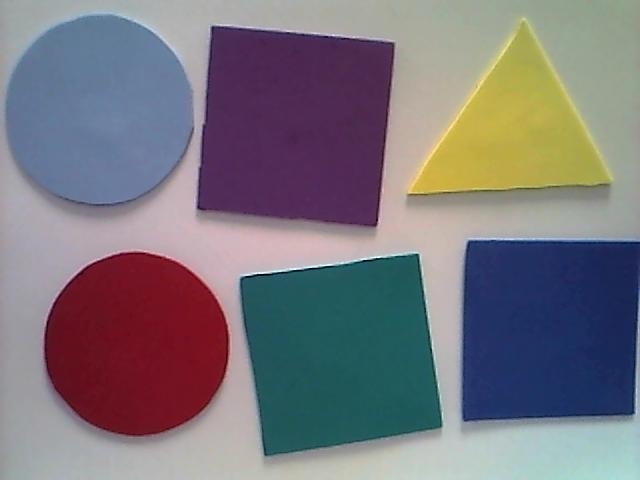
#> input picture eri.jpeg, 640 x 480 px
$ jupyter execute Untitled1.ipynb
#> lines starting #> are read from the running program, lines starting #| are printed output that depends on the picture; after the words box and inside, x2 and y2 are one past the last pixel; in counts of white or black regions, pixels touching at a corner belong together
[cell 1]
import numpy as np
from matplotlib import pyplot as plt
from tqdm import tqdm
from PIL import Image

[cell 2]
to_gray = lambda img:np.sum(img.copy() * [.299,.587,.114], axis=-1)

[cell 3]
img = np.array(Image.open('eri.jpeg'))#[:,:,:-1]
#> img is the input picture: shape (480, 640, 3); mean R, G, B 121.3, 117.4, 124.4
img_g = to_gray(np.array(img)).astype(int)
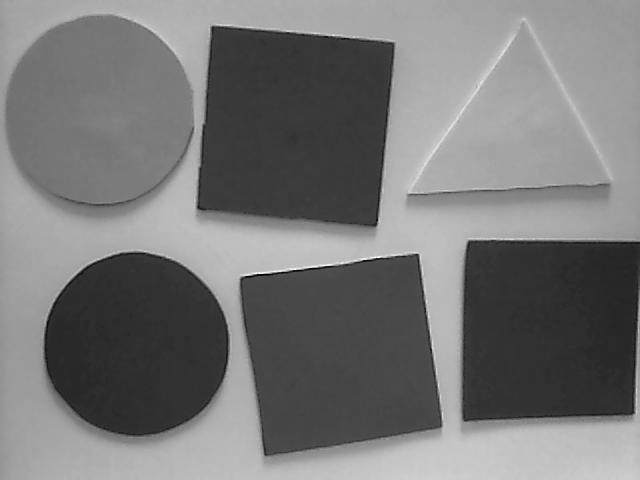
#> img_g: shape (480, 640) int64; min 4, max 251, mean 118.9

[cell 4]
def apply_mask(image, kernel):
    new_img = np.zeros(image.shape)
    for i in range(img_g.shape[0]-kernel.shape[0]):
        for j in range(img_g.shape[1]-kernel.shape[1]):
            new_img[i+kernel.shape[0],j+kernel.shape[1]] = np.sum(img_g[i:i+kernel.shape[0],j:j+kernel.shape[1]] * kernel)
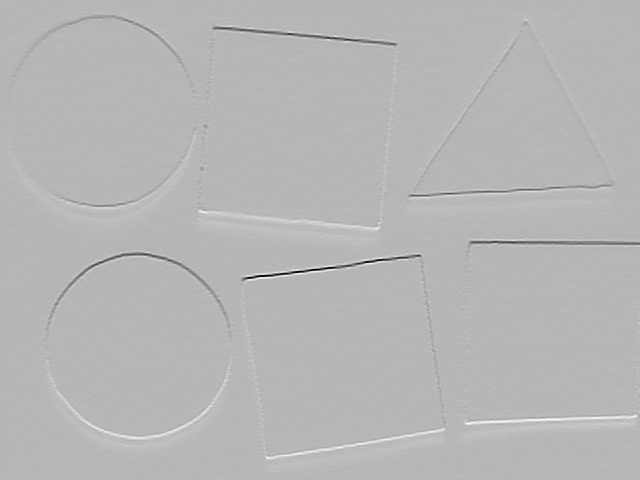
#> new_img: shape (480, 640) float64; min -946, max 374, mean 0.4; drawn with min black and max white
    return new_img

def border_detection(image, kernel1, kernel2, th):
    img_k1 = abs(apply_mask(image, kernel1))
    img_k2 = abs(apply_mask(image, kernel2))
#> after the loop in apply_mask (call 2), `for i in range(img_g.shape[0]-kernel.shape[0]):`:
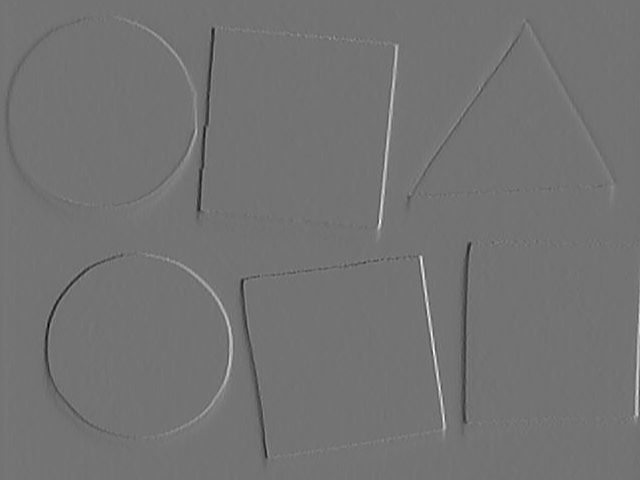
#> new_img: shape (480, 640) float64; min -572, max 690, mean -0.1; drawn with min black and max white

    img_k1[img_k1 < th] = 0
    img_k1[img_k1 > 0] = 1
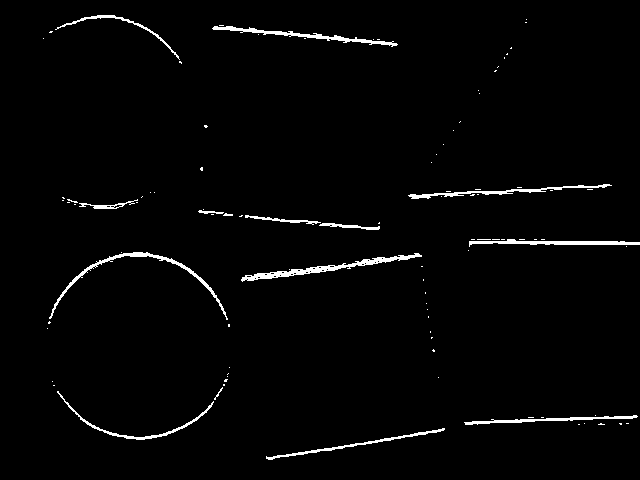
#> img_k1: shape (480, 640) float64; values 0 (black) and 1 (white), 2% white; 99 white regions (84 under 20 px), largest, box (x1, y1, x2, y2) and area: (241, 253, 422, 282) 890, (49, 252, 228, 320) 749, (212, 26, 398, 47) 674

    img_k2[img_k2 < th] = 0
    img_k2[img_k2 > 0] = 1
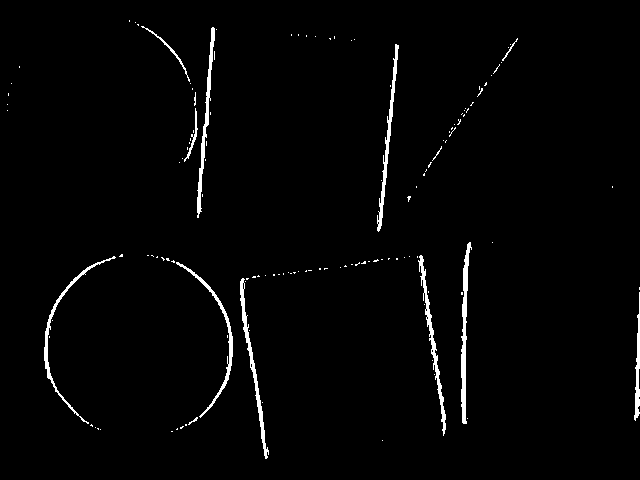
#> img_k2: shape (480, 640) float64; values 0 (black) and 1 (white), 1.9% white; 131 white regions (117 under 20 px), largest, box (x1, y1, x2, y2) and area: (461, 242, 472, 424) 791, (418, 255, 446, 436) 703, (240, 278, 269, 459) 696

    fig, axs = plt.subplots(2,2)

    fig.set_size_inches(10, 6)
    axs[0,0].imshow(image,cmap="gray")
    axs[0,1].imshow(img_k1,cmap="gray",vmin=0, vmax=1)
    axs[1,0].imshow(img_k2,cmap="gray",vmin=0, vmax=1)
    axs[1,1].imshow(img_k1 + img_k2,cmap="gray",vmin=0, vmax=1)
    plt.show()
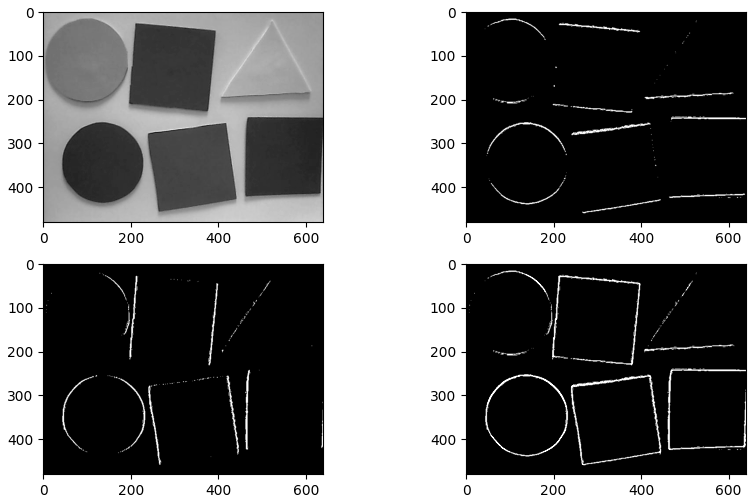
#> figure drawn by matplotlib, 4 panels
    return img_k1 + img_k2
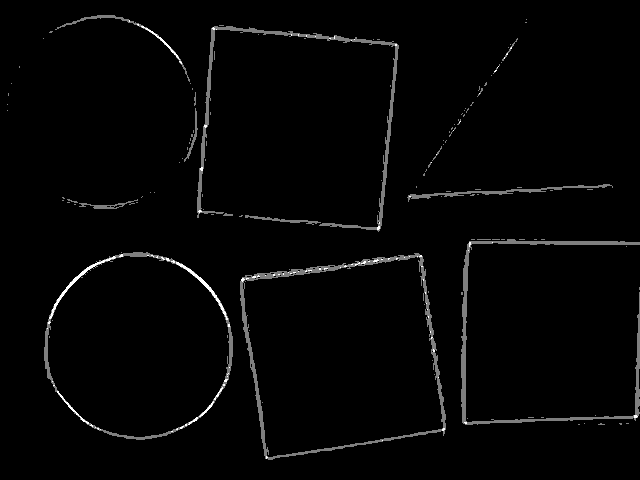
#> returned value: shape (480, 640) float64; min 0, max 2, mean 0.0394; drawn with min black and max white

def resize(img, resolution, th):
#> called with resolution = 0.2, th = 1
    f = 1//resolution
    new_size = (int(img.shape[0]/f),int(img.shape[1]/f))
#> new_size = (120, 160)
    new_img = np.zeros(new_size)
    for i in range(new_size[0]):
        for j in range(new_size[1]):
            new_img[i,j] = np.sum(img[int(i*f):int((i+1)*f),int(j*f):int((j+1)*f)])
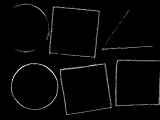
#> new_img: shape (120, 160) float64; min 0, max 27, mean 0.6; drawn with min black and max white
    new_img[new_img >= th] = 1
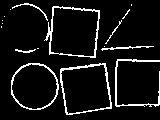
#> new_img: shape (120, 160) float64; values 0 (black) and 1 (white), 8.1% white in thin lines or dots
    plt.imshow(new_img,cmap="gray" )
    plt.show()
    return new_img

[cell 5]
def walker(img, initial_seed, iters, min_iter, max_tries):
#> called with initial_seed = array of shape (1, 2), iters = 1500, min_iter = 40, max_tries = 100
    for j in tqdm(range(max_tries)):
        im = img.copy()
        path = []
        seed = initial_seed.copy()
        directions = np.array([
            [1,2,3],
            [8,9,4],
            [7,6,5],
        ])

        im[seed[0][0],seed[0][1]]= -20

        seeds_hist = []
        seeds_hist.append(seed)
        save_ims = []

        seeds_hist.append(im.copy())

        for i in range(iters):
            img_copy = im.copy()
            mask = im[seed[0][0]-1:seed[0][0]+2,seed[0][1]-1:seed[0][1]+2].copy()

            a = directions[mask == 1]
            if len(a)==0:

                steps_counter = int(len(seeds_hist)//1.02)
                seeds_hist = seeds_hist[:steps_counter]
                path = path[:steps_counter]
                save_ims = save_ims[:steps_counter]

                seed = seeds_hist[-1]
                im = save_ims[-1].copy()

            else:
                #print(f"------------{len(seeds_hist)}-----------")
                b = np.random.choice(a)

                path.append(b)
                im[seed[0][0]-1:seed[0][0]+2,seed[0][1]-1:seed[0][1]+2][directions == b] = -directions[directions == b]

                seed = np.argwhere(im != img_copy)
                seeds_hist.append(seed)
                save_ims.append(im.copy())
                if (np.abs(seed[0,0]-initial_seed[0,0])<=1).any() and (np.abs(seed[0,1]-initial_seed[0,1])<=1).any() and i > min_iter:
                    print("End")
                    plt.imshow(im)
                    return(path)
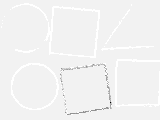
#> im: shape (120, 160) float64; min -20, max 1, mean 0.00161; drawn with min black and max white

    print("Failed")
    return(0)


                #print("--------------")

[cell 6]
print("-"*40+ "Sobel" + "-"*40)
th = 100
kernel1 = np.array([
        [-1,-2,-1],
        [0,0,0],
        [1,2,1]
])
kernel2 = np.array([
        [-1,0,1],
        [-2,0,2],
        [-1,0,1]
])
im = border_detection(img_g, kernel1, kernel2, th)

[cell 7]
ima = resize(im, .2, 1)

[cell 8]
sequence =walker(ima, np.array([[102,110]]), 1500, 40,100)
#> sequence = 267 values, max 8 at index 13, min 1 at index 11, mean 4.66

$ run again, with ex.jpeg copied over eri.jpeg
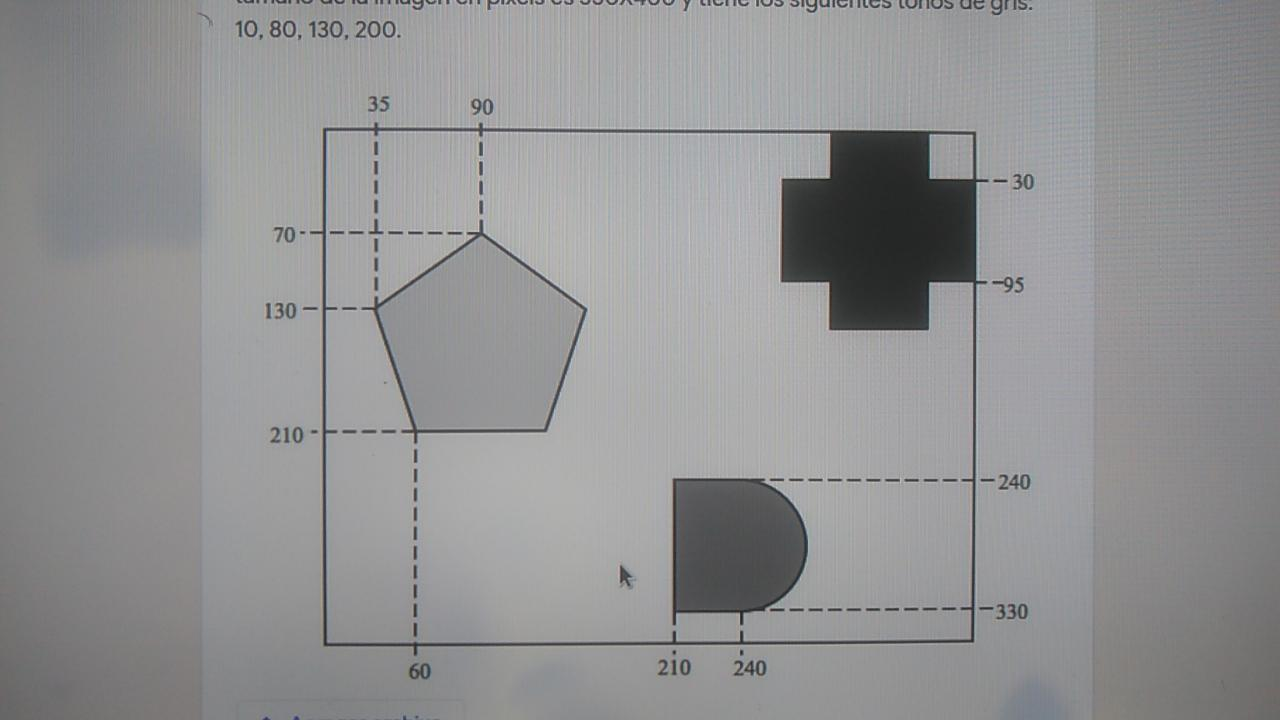
#> input picture ex.jpeg, 1280 x 720 px
#> img is the input picture: shape (720, 1280, 3); mean R, G, B 146, 146.3, 147.3
#> in border_detection, `img_k1[img_k1 > 0] = 1`:
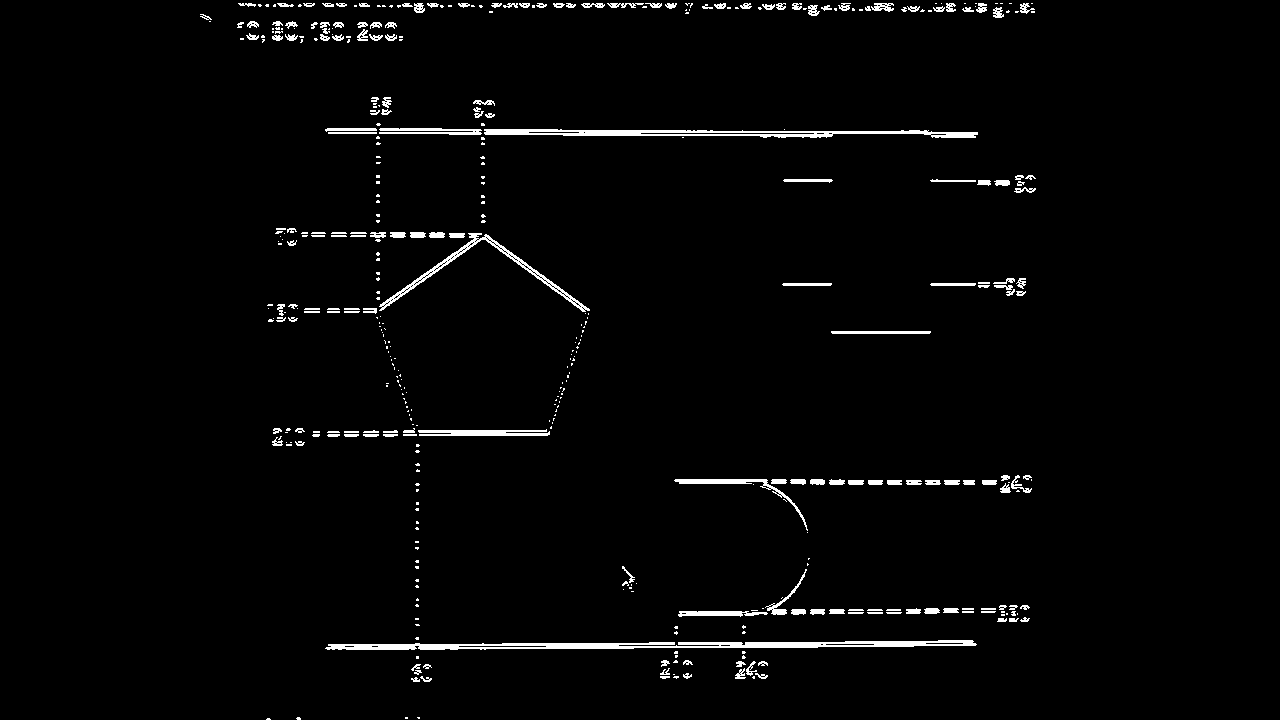
#> img_k1: shape (720, 1280) float64; values 0 (black) and 1 (white), 2.2% white; 447 white regions (259 under 20 px), largest, box (x1, y1, x2, y2) and area: (325, 640, 977, 650) 3443, (484, 129, 978, 138) 2390, (379, 233, 590, 312) 1316
#> the loop in walker, `for j in tqdm(range(max_tries)):` made 1 pass
#> after the loop in walker, `for j in tqdm(range(max_tries)):`:
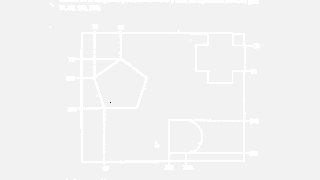
#> im: shape (180, 320) float64; min -20, max 1, mean 0.0718; drawn with min black and max white
